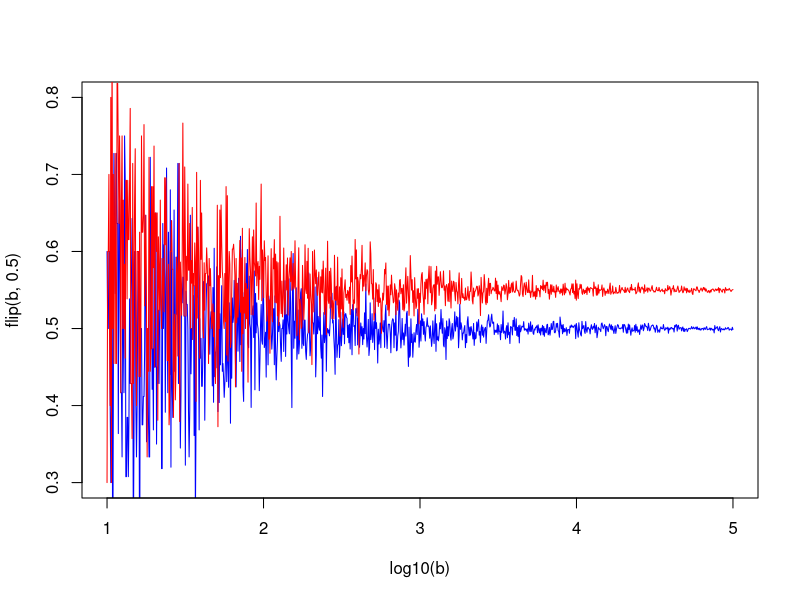
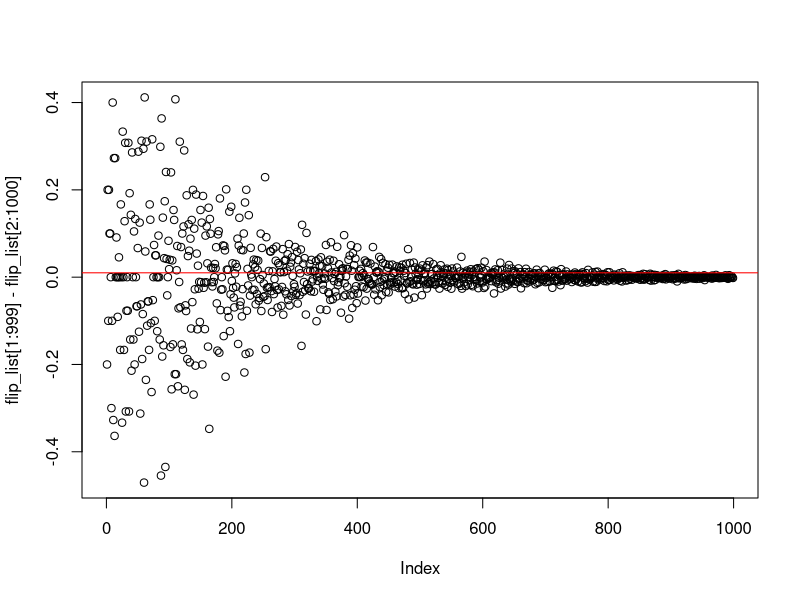
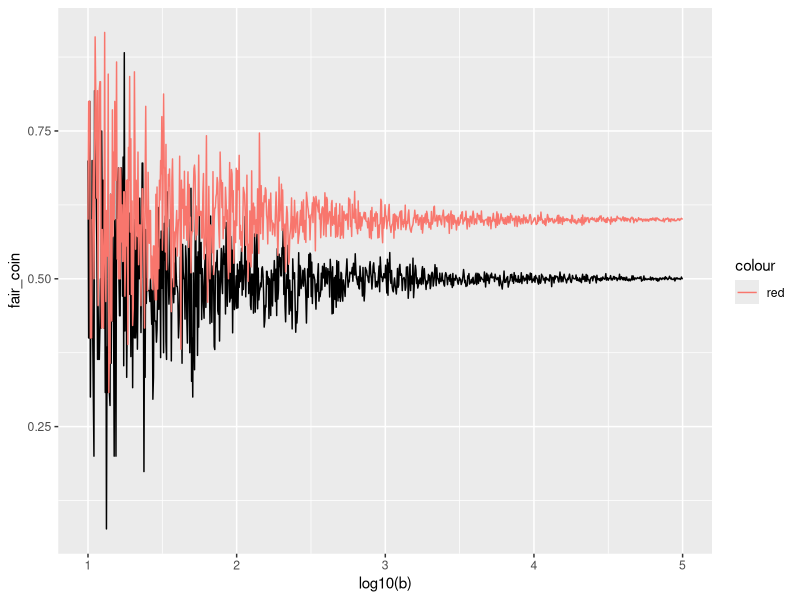
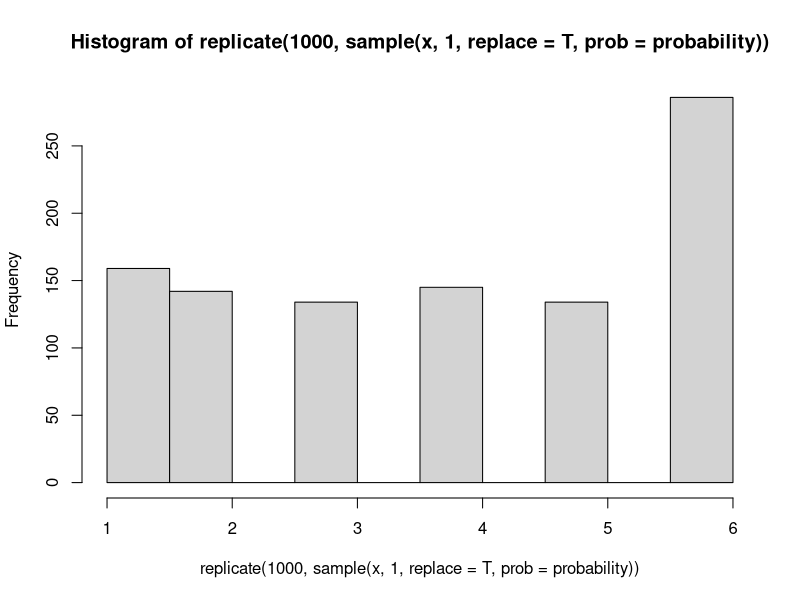

Write the R code that produced these figures, in order.
b<-10^seq(1,5,len=1000) #creates a 1000 simulations ranging frmo 10^1 to 10^5


#flip is a funciton that takes two parameters, b and x, which are the number of simulations and the probablity of the coin with a default of .5, also known as 50/50
flip <-function(b,x=.5){
  sapply(b,                   #lapply takes a vector and then applies a function with that vector
         function(b) mean(rbinom(b,1,x)))  #rbinom is a base R function that randonly generates values based on the binomial forumla
}

plot(log10(b),flip(b,.5),type='l',col='blue',ylim = c(.3,.8))  #plot will create a graph with log10(b) as the x axes and then pots the result of the flip() function above
lines(log10(b),flip(b,.55),type='l',col='red')  #lines is like plot, but instead of creating a new plot, it overlays over top of the current plot

flip_list<-flip(b,.5)

plot(flip_list[1:999]-flip_list[2:1000])
abline(h=.01, col='red')


fair_coin<-flip(b,.5)
unfair_coin<-flip(b,.6)
df<-data.frame(fair_coin,unfair_coin)
library(ggplot2)
p<-ggplot(data=df,aes(x=log10(b),y=fair_coin))+geom_line() #makes first graph, saves to 'p'

p+ geom_line(aes(x=log10(b),y=unfair_coin,col='red')) #adds new graph to 'p'





rbinom(10,10,.5) # 10 is the number of observations while '1' is the number of trials. So, if this were 10 as well, there would a sum of 'successes' that were less than 10
dbinom(3,10,.5)  # this determines the density,  aka probability of exact outcome, so x= 3 heads out of 10, is not the cumulative 0-3 but exactly 3 for example. for cumulative, use pbinom, or sum dbinom:
sum(dbinom(3,10,.5),dbinom(2,10,.5),dbinom(1,10,.5),dbinom(0,10,.5))
pbinom(3,10,.5)




#coin_flip() does the flipping, two styles, by thumb is standard

coin_flip<-function(type = .5, bias = .1){
  rbinom(1,1,type+bias)
}
mean(replicate(100,coin_flip()))

#coin will be either unbiased or biased.  

Bag_of_coins<- c(rep(.5,9),.6) #lists 9 fair coins, one biased coin at .6
sample<-sample(Bag_of_coins,5,replace = F) #picks 5 coins randomly from bag
coin_flip(type=sample,bias=0)


#expected value
x<-c(1,2,3,4,5,6) # single dice
probability<-(c(rep(1/7,5),.2857143)) #probabilty that the dice is loaded for 6
  hist(replicate(1000,sample(x,1,replace = T,prob=probability)))
  

  x<-c(0,1) # single coin, 0=Tails
  probability<-c(.5,.5) #probabilty that the coin is fair = .5
  mean(replicate(1000,sample(x,1,replace = T,prob=probability)))
  
#simulation game
  
  
  
   
  #flip game 
  #establish players, beginning money
  Player_class<-function(s,p){
    value<-list("stash"=s,"player_name"=p)
      attr(value, "class") <- "player"
    value}
  
  flip<-function(obj){
      UseMethod("flip")
  }
  
  flip.default<-function(obj,p=.5){
    value<-rbinom(1,1,p)
    value
  }
  
  flip.player<-function(obj,p=.5){
    value<-rbinom(1,1,p)
    value
  }
  
  p1<-Player_class(10,'p1')
  p2<-Player_class(10,'p2')
  
  flip(p1)  #this is a method, a function, called for player1 'p1' where rbinom produces a coint toss
  #questions: how to modify probablity from default of .5?
  # 
  
  n<-2  #number of players
  
  for (i in 1:n){print(i)}
  
  
  
  p1<-10;p2<-10
  #player_stash <- 10
  # 1. 
  bet_options<-c(1,2,3)
  bet<-sample(bet_options,1)
  
  #4 determine winner or loser
  #     person who flips calls h/t
  call_coin<-sample(c(1,0),1)
  ifelse(call_coin==1,print("I call heads"),print("I call tails"))
  
  
  #flip coin
      flip<-rbinom(1,1,.5)
      ifelse(flip==1,print("Heads"),print("Tails"))
  if(call_coin - flip==0){
    p1<-p1+bet
    p2<-p2-bet
    }else{
       p1<-p1-bet
       p2<-p2+bet}
      
  # if call - flip  != 0 then non caller wins
  # winner has their stash += bet
  # loser has tehir stash reduced -= bet
  
  
  
  #sample from 
      
      
      
      
      
      
      
      
      
      
      
      
      
      
      
################
      #object oriented Programming#
library(R6)

      Player<-R6Class("Player",
                      public = list(
                        name = NULL,
                        stash = NULL,
                        betting_style = NULL,
                        initialize = function(name = NA, stash = NA, betting_style = 2) {
                          self$name <- name  #these functions will be called upon intitializing new objects
                          self$stash <- stash
                          self$betting_style<-betting_style
                          self$greet()
                          },
                        set_stash = function(val) {
                          self$stash <- val
                        },
                        greet = function() {
                          cat(paste0("Hello, my name is ", self$name, ".\n\n\n"))
                          cat(paste0("My stash of chips is ", self$stash, ".\n\n\n"))
                          cat(paste0("My style of betting is ", self$betting_style, ".\n\n\n"))
                        },
                        call_coin = function(){
                          call<-ifelse(sample(c(1,0),1)==1,'Heads!','Tails!')
                          cat(paste0("I call ",call,"\n\n\n"))
                        },
                        flip_coin = function(){
                          #validate that bet of 'heads or tails' has occured
                          #if (call)
                            flip<-rbinom(1,1,.5)
                          ifelse(flip==1,flip<-"Heads",flip<-"Tails")
                          flip
                        }#,
                        #make_bet<-function(player){
                        #  call_coin()
                        
                        #  }
                        
                      )
      )
p1<-Player$new("Brian",10,3)      
p2<-Player$new("Julie",10)      
      
# the following game should take 2 players and let them flip a coin after call heads/tails.  
# Two mirror a real word 2 minute round of several bets, 
#a minimum of 4 bets can occur and a limit of 15...
#assumes one could only make 15 bets in 2 minutes,  and a min of 4 bets
Betting_Game<-R6Class('Betting_Game',
                            
                      public = list(
                        name = NULL,
                        outcome = NULL,
                        max_bet = NULL,
                        bet_options = NULL,
                        
                        initialize = function(name = NA, outcome = NA, bet_options=c(1,2,3), max_bet=3) {
                          self$name <- name  #these functions will be called upon intitializing new objects
                          self$outcome <- outcome
                          self$bet_options<-bet_options
                          self$max_bet <- max_bet
                          self$greet()
                        },
                        greet = function() {
                          cat(paste0("Hello, would you like to play a game?","\n\n\n"))
                        },
                        bet=function(p1,p2){  #take 2 players
                          player1<-p1
                          player2<-p2
                          players<-c(p1,p2)
                          makes_bet<-sample(players,1) #one idea would be to make a sorted list here.  then makes_bet[2] would flip
                          
                          flip_coin = function(){
                            #validate that bet of 'heads or tails' has occured
                            #if (call)
                            flip<-rbinom(1,1,.5)
                            ifelse(flip==1,flip<-"Heads",flip<-"Tails")
                            cat("and the coin comes up ",flip,"!")
                          } 
                          
                          who_flips<-NULL #Who gets to flip the coin?
                          if(makes_bet[[1]]$name == p1$name){who_flips<-p2}else{who_flips<-p1}
                          who_flips
                          cat("this program chooses",makes_bet[[1]]$name," to make the bet.\n\n\n")
                          cat ("and ",who_flips$name," will flip the coin.\n\n\n")
                          bet<-sample(self$bet_options,1)  #look at aggressive style of player, use that to multiply by 1,then round down; check to see if bet is smaller than remainder of both player's stash
                          cat(makes_bet[[1]]$name,"makes a bet of ",bet, ".\n\n\n")
                          call_coin<-sample(c(1,0),1)  #1 =  heads
                          cat (who_flips$name," is now flipping the coin.\n\n\n")
                          if(call_coin==1){
                            cat(makes_bet[[1]]$name," calls heads!\n\n\n")
                            }
                            else{cat(makes_bet[[1]]$name," calls tails!\n\n\n")}
                          flip_coin()
                          
                          #evaluate who wins to print winner and then the final score of stash.  
                          
                        }
                        )
)
                      
game1<-Betting_Game$new("game 1")
game1$bet(p1,p2)

